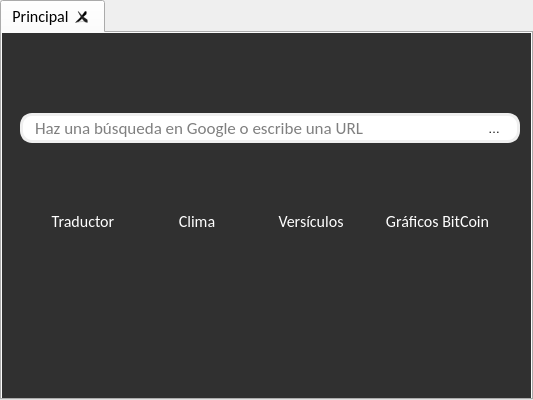
            <widget class="QTabWidget" name="web_search_tab">
             <property name="font">
              <font>
               <family>Calibri</family>
               <pointsize>12</pointsize>
              </font>
             </property>
             <property name="styleSheet">
              <string notr="true">Principal</string>
             </property>
             <property name="currentIndex">
              <number>0</number>
             </property>
             <property name="iconSize">
              <size>
               <width>24</width>
               <height>24</height>
              </size>
             </property>
             <property name="tabsClosable">
              <bool>true</bool>
             </property>
             <widget class="QWidget" name="tab">
              <attribute name="icon">
               <iconset>
                <normaloff>logo.png</normaloff>logo.png</iconset>
              </attribute>
              <attribute name="title">
               <string>Principal</string>
              </attribute>
              <layout class="QGridLayout" name="gridLayout_3">
               <property name="leftMargin">
                <number>0</number>
               </property>
               <property name="topMargin">
                <number>0</number>
               </property>
               <property name="rightMargin">
                <number>0</number>
               </property>
               <property name="bottomMargin">
                <number>0</number>
               </property>
               <item row="0" column="0">
                <widget class="QWidget" name="main_bg" native="true">
                 <property name="styleSheet">
                  <string notr="true">QWidget #main_bg{
	background-color: rgb(48, 48, 48);/*rgb(255, 255, 255);*/
}</string>
                 </property>
                 <layout class="QGridLayout" name="gridLayout_45">
                  <item row="1" column="0">
                   <spacer name="horizontalSpacer">
                    <property name="orientation">
                     <enum>Qt::Horizontal</enum>
                    </property>
                    <property name="sizeHint" stdset="0">
                     <size>
                      <width>40</width>
                      <height>20</height>
                     </size>
                    </property>
                   </spacer>
                  </item>
                  <item row="1" column="2">
                   <spacer name="horizontalSpacer_2">
                    <property name="orientation">
                     <enum>Qt::Horizontal</enum>
                    </property>
                    <property name="sizeHint" stdset="0">
                     <size>
                      <width>40</width>
                      <height>20</height>
                     </size>
                    </property>
                   </spacer>
                  </item>
                  <item row="0" column="1">
                   <spacer name="verticalSpacer_2">
                    <property name="orientation">
                     <enum>Qt::Vertical</enum>
                    </property>
                    <property name="sizeHint" stdset="0">
                     <size>
                      <width>20</width>
                      <height>40</height>
                     </size>
                    </property>
                   </spacer>
                  </item>
                  <item row="1" column="1">
                   <widget class="QLabel" name="label">
                    <property name="text">
                     <string/>
                    </property>
                    <property name="pixmap">
                     <pixmap>designs.png</pixmap>
                    </property>
                    <property name="scaledContents">
                     <bool>false</bool>
                    </property>
                    <property name="alignment">
                     <set>Qt::AlignCenter</set>
                    </property>
                    <property name="wordWrap">
                     <bool>true</bool>
                    </property>
                   </widget>
                  </item>
                  <item row="4" column="1">
                   <spacer name="verticalSpacer">
                    <property name="orientation">
                     <enum>Qt::Vertical</enum>
                    </property>
                    <property name="sizeHint" stdset="0">
                     <size>
                      <width>20</width>
                      <height>116</height>
                     </size>
                    </property>
                   </spacer>
                  </item>
                  <item row="3" column="1">
                   <widget class="QWidget" name="widget" native="true">
                    <property name="styleSheet">
                     <string notr="true">QToolButton {
color: rgb(255, 255, 255);
	border: none;
	border-radius:5px;	
	background-color: transparent;
}
QToolButton:hover {
	color: rgb(35, 43, 100);
	background-color: rgb(199, 238, 255);
}</string>
                    </property>
                    <layout class="QGridLayout" name="gridLayout_2">
                     <item row="0" column="1">
                      <widget class="QToolButton" name="weather">
                       <property name="minimumSize">
                        <size>
                         <width>90</width>
                         <height>100</height>
                        </size>
                       </property>
                       <property name="maximumSize">
                        <size>
                         <width>16777215</width>
                         <height>100</height>
                        </size>
                       </property>
                       <property name="font">
                        <font>
                         <family>Calibri</family>
                         <pointsize>12</pointsize>
                        </font>
                       </property>
                       <property name="text">
                        <string>Clima</string>
                       </property>
                       <property name="icon">
                        <iconset>
                         <normaloff>icons/weather_clock.png</normaloff>icons/weather_clock.png</iconset>
                       </property>
                       <property name="iconSize">
                        <size>
                         <width>50</width>
                         <height>50</height>
                        </size>
                       </property>
                       <property name="toolButtonStyle">
                        <enum>Qt::ToolButtonTextUnderIcon</enum>
                       </property>
                       <property name="autoRaise">
                        <bool>true</bool>
                       </property>
                      </widget>
                     </item>
                     <item row="0" column="2">
                      <widget class="QToolButton" name="bible_verses">
                       <property name="minimumSize">
                        <size>
                         <width>90</width>
                         <height>100</height>
                        </size>
                       </property>
                       <property name="maximumSize">
                        <size>
                         <width>16777215</width>
                         <height>100</height>
                        </size>
                       </property>
                       <property name="font">
                        <font>
                         <family>Calibri</family>
                         <pointsize>12</pointsize>
                        </font>
                       </property>
                       <property name="text">
                        <string>Versículos</string>
                       </property>
                       <property name="icon">
                        <iconset>
                         <normaloff>icons/nivbible.png</normaloff>icons/nivbible.png</iconset>
                       </property>
                       <property name="iconSize">
                        <size>
                         <width>50</width>
                         <height>50</height>
                        </size>
                       </property>
                       <property name="toolButtonStyle">
                        <enum>Qt::ToolButtonTextUnderIcon</enum>
                       </property>
                       <property name="autoRaise">
                        <bool>true</bool>
                       </property>
                      </widget>
                     </item>
                     <item row="0" column="0">
                      <widget class="QToolButton" name="translator">
                       <property name="minimumSize">
                        <size>
                         <width>90</width>
                         <height>100</height>
                        </size>
                       </property>
                       <property name="maximumSize">
                        <size>
                         <width>16777215</width>
                         <height>100</height>
                        </size>
                       </property>
                       <property name="font">
                        <font>
                         <family>Calibri</family>
                         <pointsize>12</pointsize>
                         <weight>50</weight>
                         <bold>false</bold>
                        </font>
                       </property>
                       <property name="styleSheet">
                        <string notr="true"/>
                       </property>
                       <property name="text">
                        <string>Traductor</string>
                       </property>
                       <property name="icon">
                        <iconset>
                         <normaloff>icons/google_translate.png</normaloff>icons/google_translate.png</iconset>
                       </property>
                       <property name="iconSize">
                        <size>
                         <width>50</width>
                         <height>50</height>
                        </size>
                       </property>
                       <property name="toolButtonStyle">
                        <enum>Qt::ToolButtonTextUnderIcon</enum>
                       </property>
                       <property name="autoRaise">
                        <bool>true</bool>
                       </property>
                      </widget>
                     </item>
                     <item row="0" column="3">
                      <widget class="QToolButton" name="bitcoin">
                       <property name="minimumSize">
                        <size>
                         <width>90</width>
                         <height>100</height>
                        </size>
                       </property>
                       <property name="maximumSize">
                        <size>
                         <width>16777215</width>
                         <height>100</height>
                        </size>
                       </property>
                       <property name="font">
                        <font>
                         <family>Calibri</family>
                         <pointsize>12</pointsize>
                        </font>
                       </property>
                       <property name="text">
                        <string>Gráficos BitCoin</string>
                       </property>
                       <property name="icon">
                        <iconset>
                         <normaloff>icons/bitcoin.png</normaloff>icons/bitcoin.png</iconset>
                       </property>
                       <property name="iconSize">
                        <size>
                         <width>50</width>
                         <height>50</height>
                        </size>
                       </property>
                       <property name="toolButtonStyle">
                        <enum>Qt::ToolButtonTextUnderIcon</enum>
                       </property>
                       <property name="autoRaise">
                        <bool>true</bool>
                       </property>
                      </widget>
                     </item>
                    </layout>
                   </widget>
                  </item>
                  <item row="2" column="1">
                   <widget class="QWidget" name="widget_9" native="true">
                    <layout class="QGridLayout" name="gridLayout_23">
                     <item row="0" column="0">
                      <widget class="QLineEdit" name="main_web_search_input">
                       <property name="minimumSize">
                        <size>
                         <width>500</width>
                         <height>30</height>
                        </size>
                       </property>
                       <property name="font">
                        <font>
                         <family>Calibri</family>
                         <pointsize>13</pointsize>
                        </font>
                       </property>
                       <property name="styleSheet">
                        <string notr="true">border-radius:12px;
border:3px solid rgb(239, 239, 239);
padding-left: 10px;
padding-right: 10px;</string>
                       </property>
                       <property name="text">
                        <string/>
                       </property>
                       <property name="dragEnabled">
                        <bool>true</bool>
                       </property>
                       <property name="placeholderText">
                        <string>Haz una búsqueda en Google o escribe una URL</string>
                       </property>
                       <property name="clearButtonEnabled">
                        <bool>true</bool>
                       </property>
                      </widget>
                     </item>
                     <item row="0" column="1">
                      <widget class="QToolButton" name="main_send_search_criterion">
                       <property name="styleSheet">
                        <string notr="true">QToolButton {
	border: none;
	border-radius:19px;	
	width:15px;
	background-color: transparent;
	padding-left: 10px;
	padding-right: 10px;
	padding-top: 10px;
	padding-bottom: 10px;
}
QToolButton:hover {	
	background-color: rgb(199, 238, 255);
}</string>
                       </property>
                       <property name="text">
                        <string>Enviar</string>
                       </property>
                       <property name="icon">
                        <iconset>
                         <normaloff>icons/google.png</normaloff>icons/google.png</iconset>
                       </property>
                      </widget>
                     </item>
                    </layout>
                   </widget>
                  </item>
                 </layout>
                </widget>
               </item>
              </layout>
             </widget>
            </widget>
